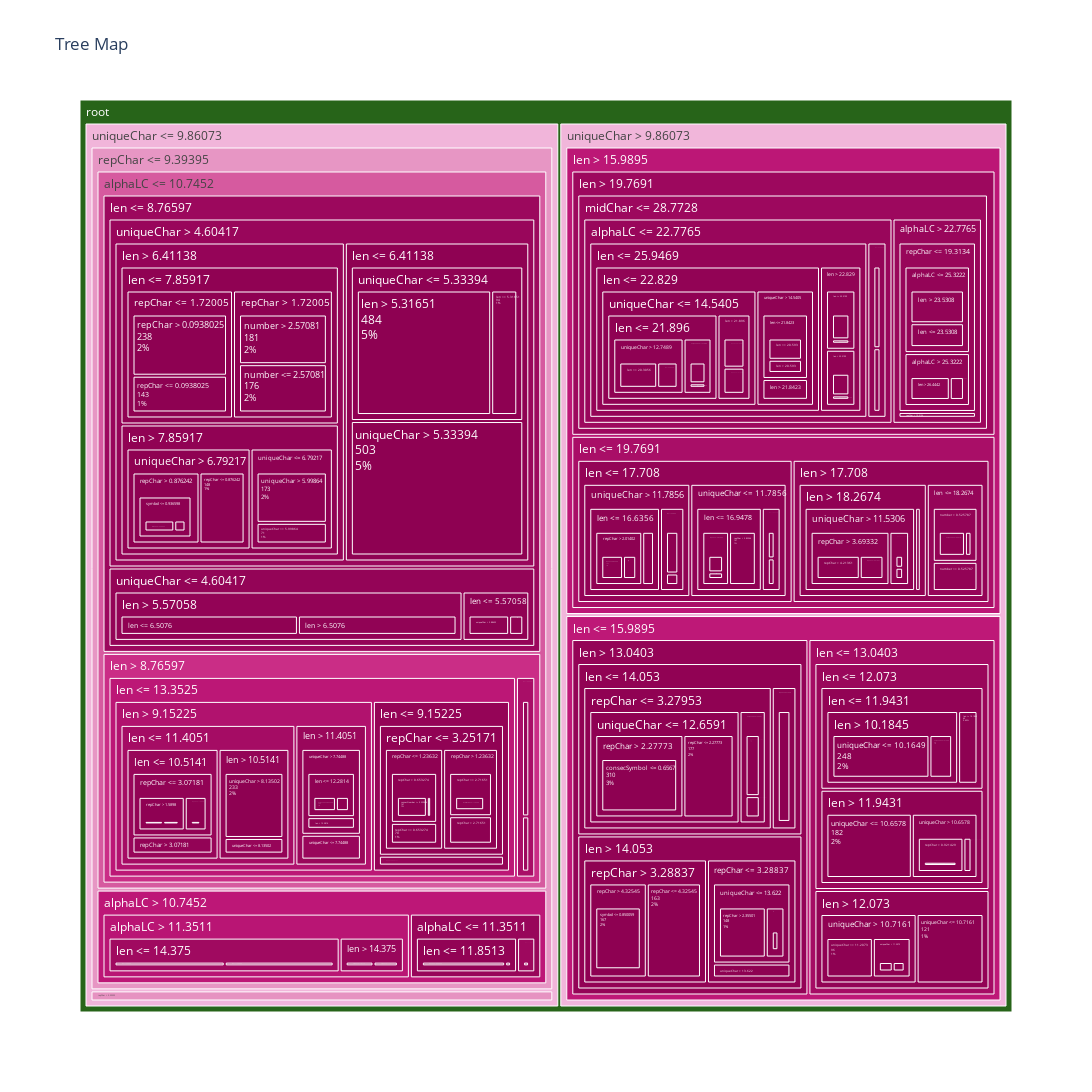

The notebook cell this image was saved under:
### Code cell
labels = [""] * model.tree_.node_count
parents = [""] * model.tree_.node_count
labels[0] = "root"


for i, (f, t, l, r) in enumerate(
    zip(
        model.tree_.feature,
        model.tree_.threshold,
        model.tree_.children_left,
        model.tree_.children_right,
    )
):
    if l != r:
        labels[l] = f"{feature_names[f]} <= {t:g}"
        labels[r] = f"{feature_names[f]} > {t:g}"
        parents[l] = parents[r] = labels[i]

fig = go.Figure(
    go.Treemap(
        branchvalues="total",
        labels=labels,
        parents=parents,
        values=model.tree_.n_node_samples,
        textinfo="label+value+percent root",
        marker=dict(colors=model.tree_.impurity),
        customdata=list(map(str, model.tree_.value)),
        hovertemplate="""
            <b>%{label}</b><br>
            impurity: %{color}<br>
            samples: %{value} (%{percentRoot:%.2f})<br>
            value: %{customdata}""",
    )
)

# Update layout
fig.update_layout(height=2500, width=1300, showlegend=False, title_text='Tree Map')

fig.show()

### Figure 1 — Plotly figure (JSON) as saved in the notebook; plotly's stock layout.template omitted (floating-point values rounded to 4 significant figures; data arrays with more than 128 entries replaced by an {"elided": "..."} marker saying what was removed)
{"data": [{"branchvalues": "total", "customdata": {"elided": "1281 str values"}, "hovertemplate": "\n<b>%{label}</b><br>\nimpurity: %{color}<br>\nsamples: %{value} (%{percentRoot:%.2f})<br>\nvalue: %{customdata}", "labels": {"elided": "1281 str values"}, "marker": {"colors": {"elided": "1281 float values"}}, "parents": {"elided": "1281 str values"}, "textinfo": "label+value+percent root", "type": "treemap", "values": {"elided": "1281 int values"}}], "layout": {"height": 2500, "showlegend": false, "title": {"text": "Tree Map"}, "width": 1300}}
